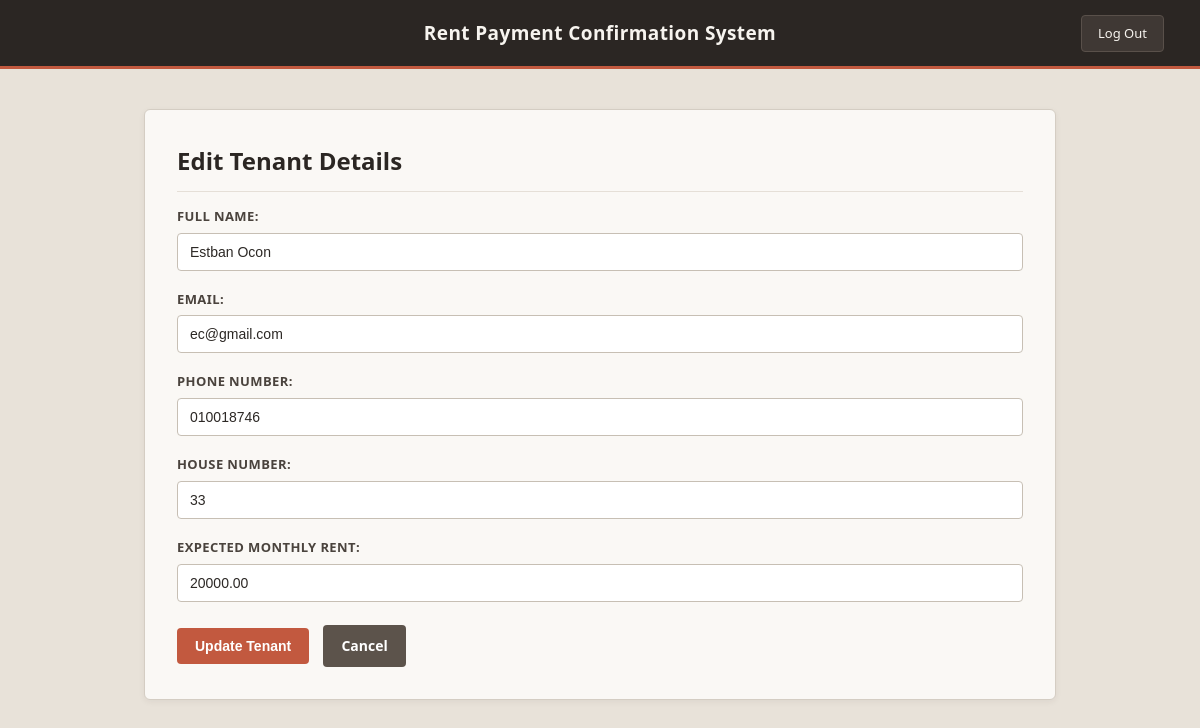
The app's page /edit_tenant.php?id=4 (signed in) with its own data.
### tables this page shows
CREATE TABLE `tenant` (
  `tenant_id` int(11) NOT NULL,
  `user_id` int(11) NOT NULL,
  `house_number` varchar(20) NOT NULL,
  `expected_monthly_rent` decimal(10,2) NOT NULL,
  `is_active` tinyint(1) NOT NULL DEFAULT 1
);

CREATE TABLE `users` (
  `user_id` int(11) NOT NULL,
  `username` varchar(50) NOT NULL,
  `password_hash` varchar(255) NOT NULL,
  `full_name` varchar(100) NOT NULL,
  `email` varchar(100) NOT NULL,
  `phone_no` varchar(20) DEFAULT NULL,
  `role` enum('Landlord','Tenant') NOT NULL,
  `created_at` timestamp NOT NULL DEFAULT current_timestamp()
);

### edit_tenant.php (the view, shortened to what this page needs)
<?php
require_once __DIR__ . '/config/db.php';
$tenant_id = (int)($_GET['id'] ?? 0);
$stmt = $pdo->prepare("
    SELECT t.tenant_id, t.house_number, t.expected_monthly_rent,
           u.user_id, u.full_name, u.email, u.phone_no
    FROM tenant t
    JOIN users u ON t.user_id = u.user_id
    WHERE t.tenant_id = ? AND t.is_active = 1
");
$stmt->execute([$tenant_id]);
$tenant = $stmt->fetch();
require_once __DIR__ . '/includes/header.php';
?>
<div class="card">
    <h2>Edit Tenant Details</h2>
    <form action="edit_tenant.php?id=<?php echo $tenant_id; ?>" method="POST">
        <div class="form-group">
            <label for="full_name">Full Name:</label>
            <input type="text" id="full_name" name="full_name" value="<?php echo htmlspecialchars($tenant['full_name']); ?>" required>
        </div>
        <div class="form-group">
            <label for="email">Email:</label>
            <input type="email" id="email" name="email" value="<?php echo htmlspecialchars($tenant['email']); ?>" required>
        </div>
        <div class="form-group">
            <label for="phone_no">Phone Number:</label>
            <input type="text" id="phone_no" name="phone_no" value="<?php echo htmlspecialchars($tenant['phone_no'] ?? ''); ?>">
        </div>
        <div class="form-group">
            <label for="house_number">House Number:</label>
            <input type="text" id="house_number" name="house_number" value="<?php echo htmlspecialchars($tenant['house_number']); ?>" required>
        </div>
        <div class="form-group">
            <label for="expected_monthly_rent">Expected Monthly Rent:</label>
            <input type="number" id="expected_monthly_rent" name="expected_monthly_rent" min="0" step="0.01" value="<?php echo htmlspecialchars($tenant['expected_monthly_rent']); ?>" required>
        </div>
        <button type="submit" name="update_tenant" class="btn-action">Update Tenant</button>
        <a href="tenants_list.php" class="btn-action btn-secondary">Cancel</a>
    </form>
</div>
<?php require_once __DIR__ . '/includes/footer.php'; ?>

### assets/styles.css (style rules this page uses)
* { box-sizing: border-box; margin: 0; padding: 0; }
body { font-family: 'Segoe UI', system-ui, -apple-system, sans-serif; background-color: #e8e2d9; color: #2c2825; line-height: 1.6; }
.card { background-color: #faf8f5; padding: 32px; border-radius: 6px; border: 1px solid #d4cdc3; box-shadow: 0 2px 6px rgba(43, 38, 35, 0.06); margin-bottom: 28px; }
.card h2, .card h3 { color: #2b2623; font-weight: 700; margin-bottom: 14px; border-bottom: 1px solid #e5dfd7; padding-bottom: 10px; }
.form-group { margin-bottom: 18px; }
.form-group label { display: block; margin-bottom: 6px; font-weight: 600; font-size: 13px; color: #4a433d; text-transform: uppercase; letter-spacing: 0.4px; }
.form-group input, .form-group select { width: 100%; padding: 10px 12px; border: 1px solid #c7bfb4; border-radius: 4px; font-size: 14px; color: #2c2825; background-color: #ffffff; transition: border-color 0.2s ease; }
.btn-action { display: inline-block; padding: 10px 18px; background-color: #c2593f; color: #ffffff; text-decoration: none; border-radius: 4px; font-size: 14px; font-weight: 600; border: none; cursor: pointer; margin-right: 10px; margin-top: 5px; transition: background-color 0.2s ease; }
.btn-secondary { background-color: #5c534b; }

### records on screen
tenant: full_name "Estban Ocon", email "ec@gmail.com", phone_no "010018746", house_number "33", expected_monthly_rent "20000.00"
